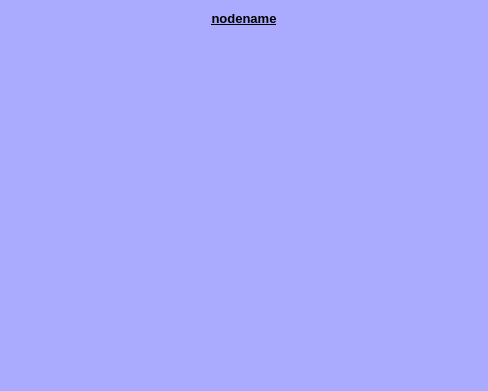
<?xml version="1.0" encoding="UTF-8"?>
<ui version="4.0">
 <class>_node_widget</class>
 <widget class="GroupWidget" name="_node_widget">
  <property name="geometry">
   <rect>
    <x>0</x>
    <y>0</y>
    <width>488</width>
    <height>391</height>
   </rect>
  </property>
  <property name="sizePolicy">
   <sizepolicy hsizetype="Preferred" vsizetype="Fixed">
    <horstretch>0</horstretch>
    <verstretch>0</verstretch>
   </sizepolicy>
  </property>
  <property name="minimumSize">
   <size>
    <width>300</width>
    <height>30</height>
   </size>
  </property>
  <property name="palette">
   <palette>
    <active>
     <colorrole role="WindowText">
      <brush brushstyle="SolidPattern">
       <color alpha="255">
        <red>0</red>
        <green>0</green>
        <blue>0</blue>
       </color>
      </brush>
     </colorrole>
     <colorrole role="Button">
      <brush brushstyle="SolidPattern">
       <color alpha="255">
        <red>170</red>
        <green>170</green>
        <blue>255</blue>
       </color>
      </brush>
     </colorrole>
     <colorrole role="Light">
      <brush brushstyle="SolidPattern">
       <color alpha="255">
        <red>255</red>
        <green>255</green>
        <blue>255</blue>
       </color>
      </brush>
     </colorrole>
     <colorrole role="Midlight">
      <brush brushstyle="SolidPattern">
       <color alpha="255">
        <red>212</red>
        <green>212</green>
        <blue>255</blue>
       </color>
      </brush>
     </colorrole>
     <colorrole role="Dark">
      <brush brushstyle="SolidPattern">
       <color alpha="255">
        <red>85</red>
        <green>85</green>
        <blue>127</blue>
       </color>
      </brush>
     </colorrole>
     <colorrole role="Mid">
      <brush brushstyle="SolidPattern">
       <color alpha="255">
        <red>113</red>
        <green>113</green>
        <blue>170</blue>
       </color>
      </brush>
     </colorrole>
     <colorrole role="Text">
      <brush brushstyle="SolidPattern">
       <color alpha="255">
        <red>0</red>
        <green>0</green>
        <blue>0</blue>
       </color>
      </brush>
     </colorrole>
     <colorrole role="BrightText">
      <brush brushstyle="SolidPattern">
       <color alpha="255">
        <red>255</red>
        <green>255</green>
        <blue>255</blue>
       </color>
      </brush>
     </colorrole>
     <colorrole role="ButtonText">
      <brush brushstyle="SolidPattern">
       <color alpha="255">
        <red>0</red>
        <green>0</green>
        <blue>0</blue>
       </color>
      </brush>
     </colorrole>
     <colorrole role="Base">
      <brush brushstyle="SolidPattern">
       <color alpha="255">
        <red>255</red>
        <green>255</green>
        <blue>255</blue>
       </color>
      </brush>
     </colorrole>
     <colorrole role="Window">
      <brush brushstyle="SolidPattern">
       <color alpha="255">
        <red>170</red>
        <green>170</green>
        <blue>255</blue>
       </color>
      </brush>
     </colorrole>
     <colorrole role="Shadow">
      <brush brushstyle="SolidPattern">
       <color alpha="255">
        <red>0</red>
        <green>0</green>
        <blue>0</blue>
       </color>
      </brush>
     </colorrole>
     <colorrole role="AlternateBase">
      <brush brushstyle="SolidPattern">
       <color alpha="255">
        <red>212</red>
        <green>212</green>
        <blue>255</blue>
       </color>
      </brush>
     </colorrole>
     <colorrole role="ToolTipBase">
      <brush brushstyle="SolidPattern">
       <color alpha="255">
        <red>255</red>
        <green>255</green>
        <blue>220</blue>
       </color>
      </brush>
     </colorrole>
     <colorrole role="ToolTipText">
      <brush brushstyle="SolidPattern">
       <color alpha="255">
        <red>0</red>
        <green>0</green>
        <blue>0</blue>
       </color>
      </brush>
     </colorrole>
    </active>
    <inactive>
     <colorrole role="WindowText">
      <brush brushstyle="SolidPattern">
       <color alpha="255">
        <red>0</red>
        <green>0</green>
        <blue>0</blue>
       </color>
      </brush>
     </colorrole>
     <colorrole role="Button">
      <brush brushstyle="SolidPattern">
       <color alpha="255">
        <red>170</red>
        <green>170</green>
        <blue>255</blue>
       </color>
      </brush>
     </colorrole>
     <colorrole role="Light">
      <brush brushstyle="SolidPattern">
       <color alpha="255">
        <red>255</red>
        <green>255</green>
        <blue>255</blue>
       </color>
      </brush>
     </colorrole>
     <colorrole role="Midlight">
      <brush brushstyle="SolidPattern">
       <color alpha="255">
        <red>212</red>
        <green>212</green>
        <blue>255</blue>
       </color>
      </brush>
     </colorrole>
     <colorrole role="Dark">
      <brush brushstyle="SolidPattern">
       <color alpha="255">
        <red>85</red>
        <green>85</green>
        <blue>127</blue>
       </color>
      </brush>
     </colorrole>
     <colorrole role="Mid">
      <brush brushstyle="SolidPattern">
       <color alpha="255">
        <red>113</red>
        <green>113</green>
        <blue>170</blue>
       </color>
      </brush>
     </colorrole>
     <colorrole role="Text">
      <brush brushstyle="SolidPattern">
       <color alpha="255">
        <red>0</red>
        <green>0</green>
        <blue>0</blue>
       </color>
      </brush>
     </colorrole>
     <colorrole role="BrightText">
      <brush brushstyle="SolidPattern">
       <color alpha="255">
        <red>255</red>
        <green>255</green>
        <blue>255</blue>
       </color>
      </brush>
     </colorrole>
     <colorrole role="ButtonText">
      <brush brushstyle="SolidPattern">
       <color alpha="255">
        <red>0</red>
        <green>0</green>
        <blue>0</blue>
       </color>
      </brush>
     </colorrole>
     <colorrole role="Base">
      <brush brushstyle="SolidPattern">
       <color alpha="255">
        <red>255</red>
        <green>255</green>
        <blue>255</blue>
       </color>
      </brush>
     </colorrole>
     <colorrole role="Window">
      <brush brushstyle="SolidPattern">
       <color alpha="255">
        <red>170</red>
        <green>170</green>
        <blue>255</blue>
       </color>
      </brush>
     </colorrole>
     <colorrole role="Shadow">
      <brush brushstyle="SolidPattern">
       <color alpha="255">
        <red>0</red>
        <green>0</green>
        <blue>0</blue>
       </color>
      </brush>
     </colorrole>
     <colorrole role="AlternateBase">
      <brush brushstyle="SolidPattern">
       <color alpha="255">
        <red>212</red>
        <green>212</green>
        <blue>255</blue>
       </color>
      </brush>
     </colorrole>
     <colorrole role="ToolTipBase">
      <brush brushstyle="SolidPattern">
       <color alpha="255">
        <red>255</red>
        <green>255</green>
        <blue>220</blue>
       </color>
      </brush>
     </colorrole>
     <colorrole role="ToolTipText">
      <brush brushstyle="SolidPattern">
       <color alpha="255">
        <red>0</red>
        <green>0</green>
        <blue>0</blue>
       </color>
      </brush>
     </colorrole>
    </inactive>
    <disabled>
     <colorrole role="WindowText">
      <brush brushstyle="SolidPattern">
       <color alpha="255">
        <red>85</red>
        <green>85</green>
        <blue>127</blue>
       </color>
      </brush>
     </colorrole>
     <colorrole role="Button">
      <brush brushstyle="SolidPattern">
       <color alpha="255">
        <red>170</red>
        <green>170</green>
        <blue>255</blue>
       </color>
      </brush>
     </colorrole>
     <colorrole role="Light">
      <brush brushstyle="SolidPattern">
       <color alpha="255">
        <red>255</red>
        <green>255</green>
        <blue>255</blue>
       </color>
      </brush>
     </colorrole>
     <colorrole role="Midlight">
      <brush brushstyle="SolidPattern">
       <color alpha="255">
        <red>212</red>
        <green>212</green>
        <blue>255</blue>
       </color>
      </brush>
     </colorrole>
     <colorrole role="Dark">
      <brush brushstyle="SolidPattern">
       <color alpha="255">
        <red>85</red>
        <green>85</green>
        <blue>127</blue>
       </color>
      </brush>
     </colorrole>
     <colorrole role="Mid">
      <brush brushstyle="SolidPattern">
       <color alpha="255">
        <red>113</red>
        <green>113</green>
        <blue>170</blue>
       </color>
      </brush>
     </colorrole>
     <colorrole role="Text">
      <brush brushstyle="SolidPattern">
       <color alpha="255">
        <red>85</red>
        <green>85</green>
        <blue>127</blue>
       </color>
      </brush>
     </colorrole>
     <colorrole role="BrightText">
      <brush brushstyle="SolidPattern">
       <color alpha="255">
        <red>255</red>
        <green>255</green>
        <blue>255</blue>
       </color>
      </brush>
     </colorrole>
     <colorrole role="ButtonText">
      <brush brushstyle="SolidPattern">
       <color alpha="255">
        <red>85</red>
        <green>85</green>
        <blue>127</blue>
       </color>
      </brush>
     </colorrole>
     <colorrole role="Base">
      <brush brushstyle="SolidPattern">
       <color alpha="255">
        <red>170</red>
        <green>170</green>
        <blue>255</blue>
       </color>
      </brush>
     </colorrole>
     <colorrole role="Window">
      <brush brushstyle="SolidPattern">
       <color alpha="255">
        <red>170</red>
        <green>170</green>
        <blue>255</blue>
       </color>
      </brush>
     </colorrole>
     <colorrole role="Shadow">
      <brush brushstyle="SolidPattern">
       <color alpha="255">
        <red>0</red>
        <green>0</green>
        <blue>0</blue>
       </color>
      </brush>
     </colorrole>
     <colorrole role="AlternateBase">
      <brush brushstyle="SolidPattern">
       <color alpha="255">
        <red>170</red>
        <green>170</green>
        <blue>255</blue>
       </color>
      </brush>
     </colorrole>
     <colorrole role="ToolTipBase">
      <brush brushstyle="SolidPattern">
       <color alpha="255">
        <red>255</red>
        <green>255</green>
        <blue>220</blue>
       </color>
      </brush>
     </colorrole>
     <colorrole role="ToolTipText">
      <brush brushstyle="SolidPattern">
       <color alpha="255">
        <red>0</red>
        <green>0</green>
        <blue>0</blue>
       </color>
      </brush>
     </colorrole>
    </disabled>
   </palette>
  </property>
  <property name="font">
   <font>
    <pointsize>10</pointsize>
   </font>
  </property>
  <property name="windowTitle">
   <string>Dynamic Reconfigure</string>
  </property>
  <layout class="QVBoxLayout" name="verticalLayout">
   <item>
    <widget class="QLabel" name="node_name">
     <property name="enabled">
      <bool>true</bool>
     </property>
     <property name="font">
      <font>
       <weight>75</weight>
       <bold>true</bold>
       <underline>true</underline>
      </font>
     </property>
     <property name="text">
      <string>nodename</string>
     </property>
     <property name="alignment">
      <set>Qt::AlignHCenter|Qt::AlignTop</set>
     </property>
    </widget>
   </item>
   <item>
    <widget class="QWidget" name="grid_widget">
     <property name="sizePolicy">
      <sizepolicy hsizetype="Preferred" vsizetype="Fixed">
       <horstretch>0</horstretch>
       <verstretch>0</verstretch>
      </sizepolicy>
     </property>
     <layout class="QFormLayout" name="grid"/>
    </widget>
   </item>
  </layout>
 </widget>
 <customwidgets>
  <customwidget>
   <class>GroupWidget</class>
   <extends>QWidget</extends>
   <header>rqt_reconfigure.param_groups</header>
   <container>1</container>
  </customwidget>
 </customwidgets>
 <resources/>
 <connections/>
</ui>
